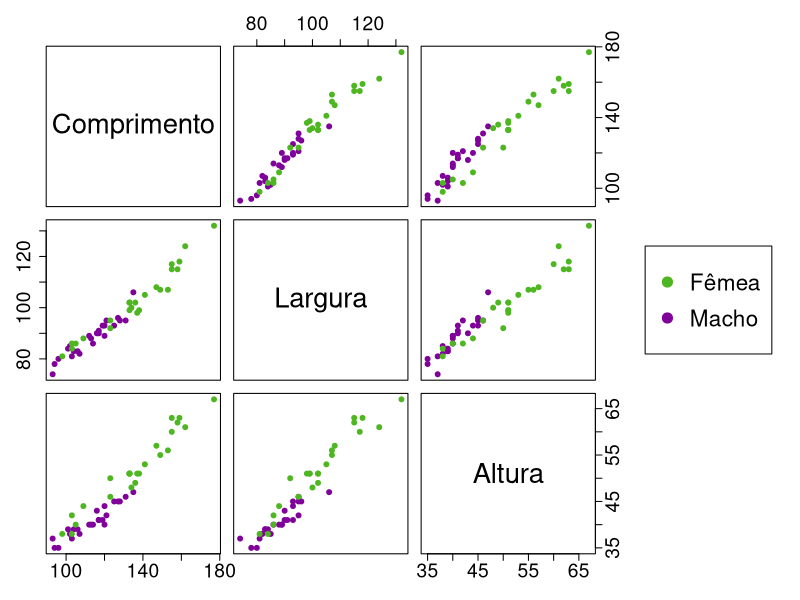
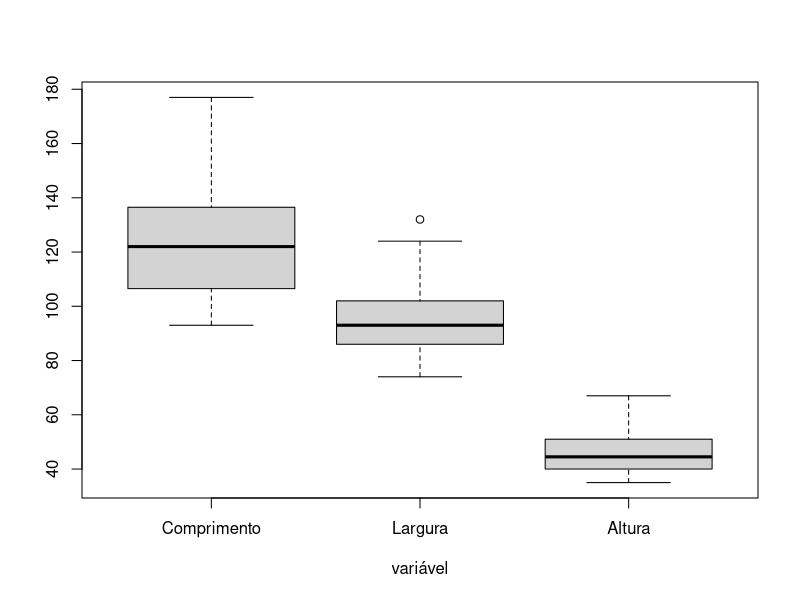
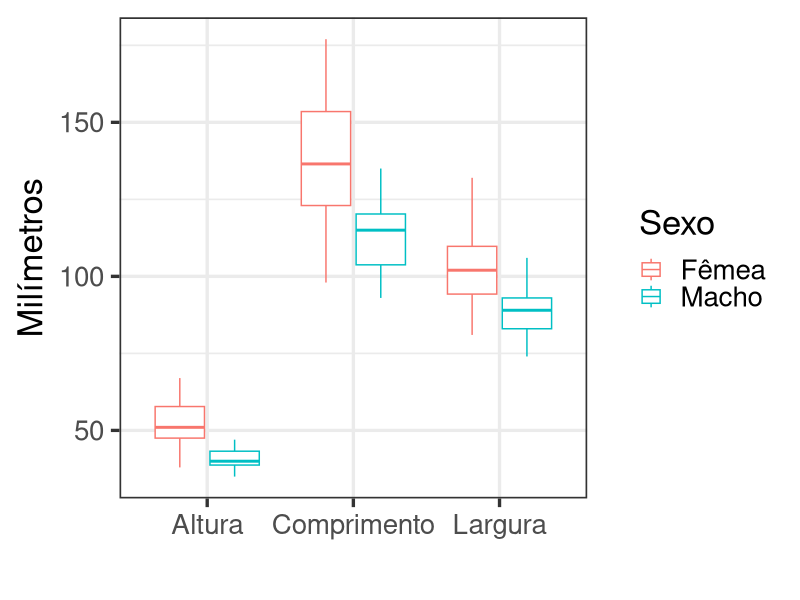
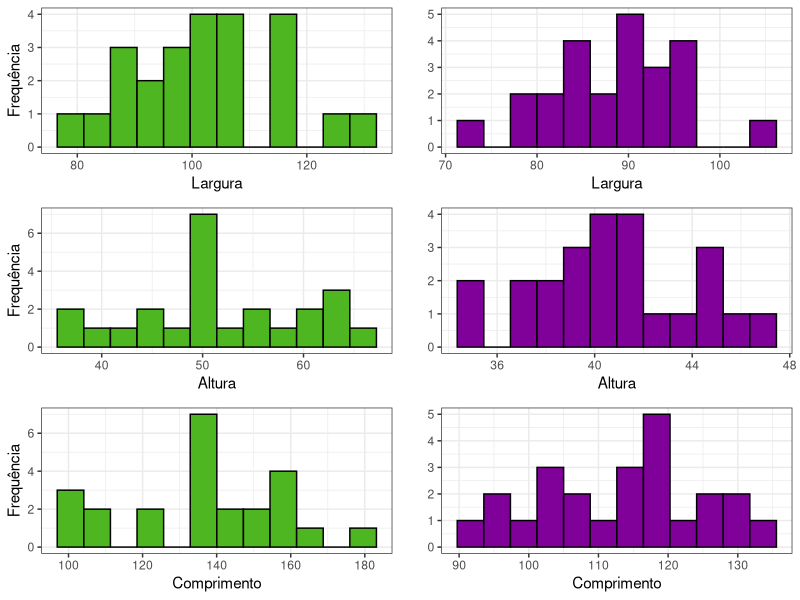
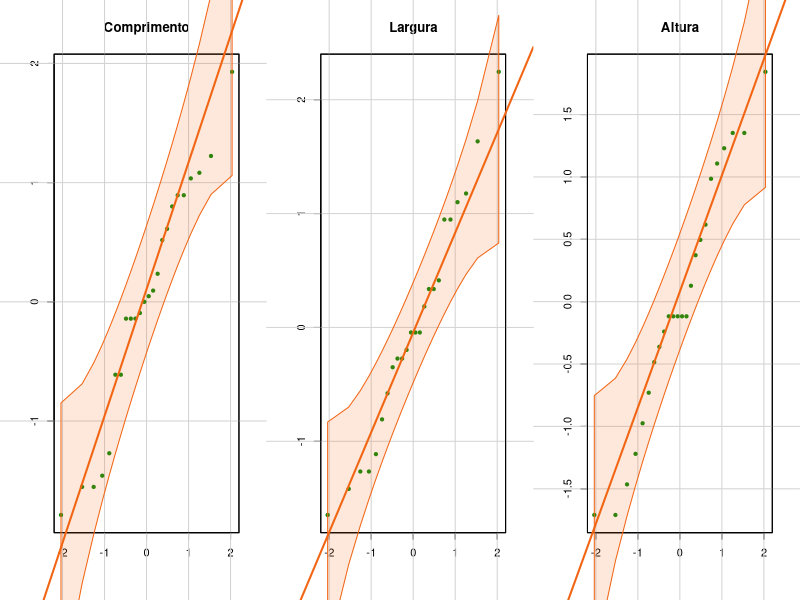
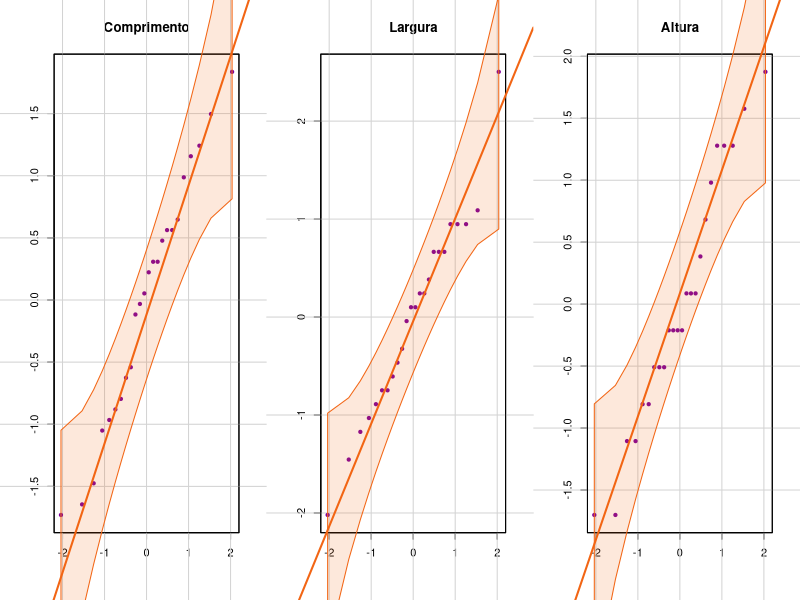
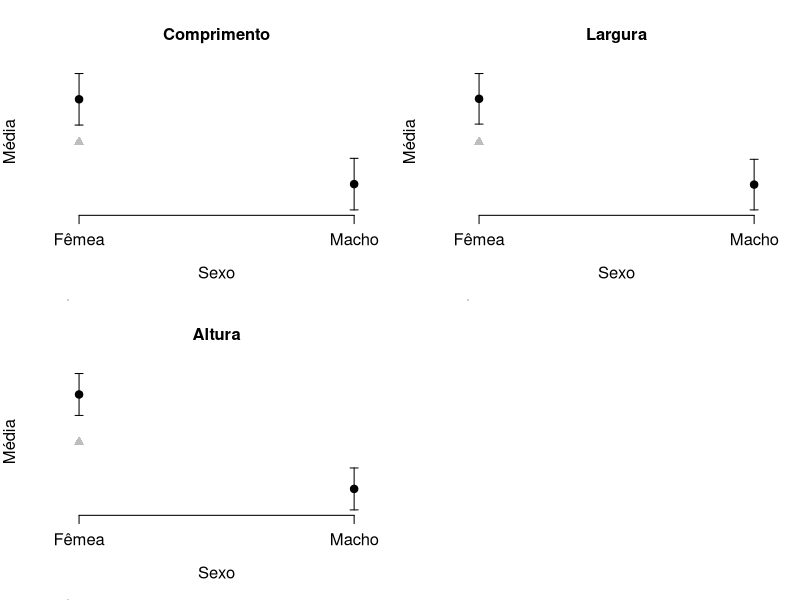
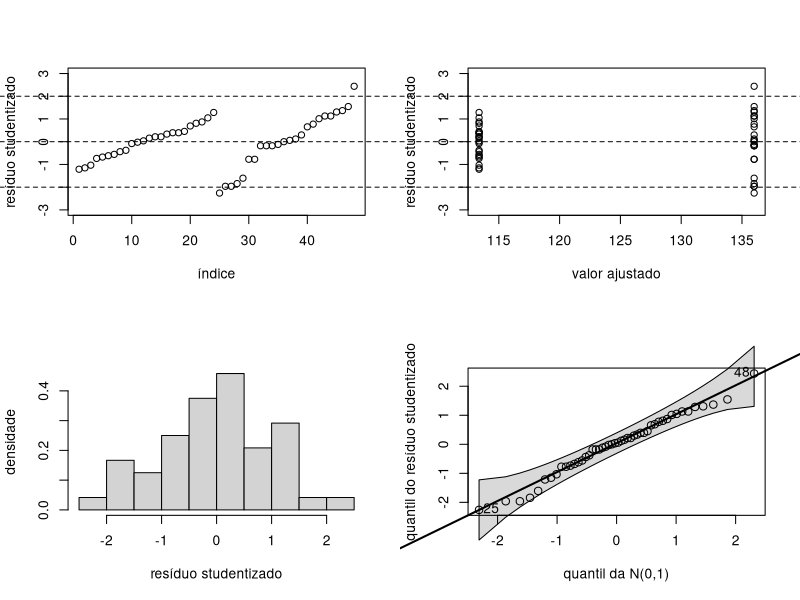

Write the R code that produced these figures, in order.
library(tidyverse)
library(grid)
library(gridExtra)
library(car)
library(plotrix)

# Leitura dos dados
tartarugas <- read_csv("dados/tartarugas.csv")

# Transformando em factor
tartarugas$sex <- as.factor(tartarugas$sex)

# Mudando nomes das colunas
colnames(tartarugas) <- c("Comprimento", "Largura", "Altura", "Sexo")

################################################################################
############################# Analise Descritiva ###############################
################################################################################

# Variáveis sumárias
medados <-rbind(apply(tartarugas[1:3],2,mean),
                apply(tartarugas[1:3],2,var),
                apply(tartarugas[1:3],2,sd),
                100*apply(tartarugas[1:3],2,sd)/apply(tartarugas[1:3],2,mean),
                apply(tartarugas[1:3],2,min),
                apply(tartarugas[1:3],2,quantile,0.5),
                apply(tartarugas[1:3],2,max))
                
rownames(medados)<-c("Média","Var.","DP","CV(%)","Mínimo","Mediana","Máximo")
    
round(medados,2)

# Sumarias do grupo macho
round(rbind(apply(tartarugas[tartarugas[4]=="Macho",-4],2,mean),
            apply(tartarugas[tartarugas[4]=="Macho",-4],2,var),
            apply(tartarugas[tartarugas[4]=="Macho",-4],2,sd),
            100*apply(tartarugas[tartarugas[4]=="Macho",-4],2,sd)/
              apply(tartarugas[tartarugas[4]=="Macho",-4],2,mean),
            apply(tartarugas[tartarugas[4]=="Macho",-4],2,min),
            apply(tartarugas[tartarugas[4]=="Macho",-4],2,quantile,0.5),
            apply(tartarugas[tartarugas[4]=="Macho",-4],2,max)),2)

#Sumarias do grupo femêa
round(rbind(apply(tartarugas[tartarugas[4]=="Fêmea",-4],2,mean),
            apply(tartarugas[tartarugas[4]=="Fêmea",-4],2,var),
            apply(tartarugas[tartarugas[4]=="Fêmea",-4],2,sd),
            100*apply(tartarugas[tartarugas[4]=="Fêmea",-4],2,sd)/
              apply(tartarugas[tartarugas[4]=="Fêmea",-4],2,mean),
            apply(tartarugas[tartarugas[4]=="Fêmea",-4],2,min),
            apply(tartarugas[tartarugas[4]=="Fêmea",-4],2,quantile,0.5),
            apply(tartarugas[tartarugas[4]=="Fêmea",-4],2,max)),2)

# Gráfico de dispersão
par(mfrow=c(1,1))
pairs(tartarugas[1:3],
      col = c("#4DB620", "#80009A")[tartarugas$Sexo],  # Mudar cor por grupo
      pch = 19,                                        # Mudar pontos
      labels = c("Comprimento", "Largura", "Altura"), 
      cex.labels = 2.5,
      cex.axis = 1.75,
      oma=c(3,3,3,15))
par(xpd = TRUE)
legend("right", col = c("#4DB620", "#80009A"),
       pch = c(19,19), legend = c("Fêmea","Macho"),
       cex = 1.35)

# Boxplot geral
par(mfrow=c(1,1))
boxplot(tartarugas[1:3],xlab="variável")

# Boxplot por sexo
tartarugas %>% gather("a", "b", -Sexo) %>%
  ggplot(aes(x=a, y=b, color=Sexo))+
  geom_boxplot()+
  labs(
    x = "",
    y = "Milímetros",
    color = "Sexo"
  ) +
  theme_bw(base_size = 25)

g_legend <- function(a.gplot){
  tmp <- ggplot_gtable(ggplot_build(a.gplot))
  leg <- which(sapply(tmp$grobs, function(x) x$name) == "guide-box")
  legend <- tmp$grobs[[leg]]
  return(legend)
}
p1 <- tartarugas %>% ggplot()+
  geom_histogram(aes(Largura, fill=Sexo), bins=12, col="black")+
  labs(y = "")+
  theme_bw()
mylegend<-g_legend(p1)

# Histogramas
grid.arrange(
  tartarugas %>% filter(Sexo == "Fêmea") %>%
    ggplot()+
    geom_histogram(aes(Largura), fill="#4DB620", bins=12, col="black")+
    labs(y = "Frequência")+
    theme_bw(), 
  tartarugas %>% filter(Sexo == "Macho") %>%
    ggplot()+
    geom_histogram(aes(Largura), fill="#80009A", bins=12, col="black")+
    labs(y = "")+
    theme_bw(),
  tartarugas %>% filter(Sexo == "Fêmea") %>%
    ggplot()+
    geom_histogram(aes(Altura), fill="#4DB620", bins=12, col="black")+
    labs(y = "Frequência")+
    theme_bw(),
  tartarugas %>% filter(Sexo == "Macho") %>%
    ggplot()+
    geom_histogram(aes(Altura), fill="#80009A", bins=12, col="black")+
    labs(y = "")+
    theme_bw(),
  tartarugas %>% filter(Sexo == "Fêmea")%>% 
    ggplot()+
    geom_histogram(aes(Comprimento), fill="#4DB620", bins=12, col="black")+
    labs(y = "Frequência")+
    theme_bw(),
  tartarugas %>% filter(Sexo == "Macho")%>% 
    ggplot()+
    geom_histogram(aes(Comprimento), fill="#80009A", bins=12, col="black")+
    labs(y = "")+
    theme_bw(),
  nrow=3, ncol=2
)

# Gráfico Q-Q
par(mfrow=c(1,3))
for(i in 1:3){
  qqPlot(scale((tartarugas %>% filter(Sexo == "Fêmea"))[i]),dist="norm", id=F,
         mean=0,sd=1,col.lines="#F26514",pch = 19, col="#108A0C", xlab = "",
         main=colnames((tartarugas %>% filter(Sexo == "Fêmea")))[i], ylab = "")
}

par(mfrow=c(1,3))
for(i in 1:3){
  qqPlot(scale((tartarugas %>% filter(Sexo == "Macho"))[i]),dist="norm", id=F,
         mean=0,sd=1,col.lines="#F26514",pch = 19, col="#80009A", xlab = "",
         main=colnames((tartarugas %>% filter(Sexo == "Fêmea")))[i], ylab = "")
}

################################################################################
############################## Analise Inferencial #############################
################################################################################

# definindo funções do prof. Caio

# m_X_completa: matriz de dados de todos os grupos
# v_grupos: vetor indicar de grupos
# v_n: vetor com tamanhos amostrais em cada grupo
# G: número de grupos

Box_teste_Igual_MCov<-function(m_X_completa,v_grupos,v_n,G)
{
  # v_grupos (1,2,3...)
  # m_X_completa : matriz de dados com todos os grupos
  grupo <- 1
  p<- ncol(m_X_completa)
  m_X_k <- m_X_completa[v_grupos==grupo,]
  Sigma_k <- cov(m_X_k)
  m_Sigma_completa <- cbind(grupo,Sigma_k)
  Sigma_P <- (v_n[grupo]-1)*Sigma_k # estimativa ponderada
  aux_k_1 <- (v_n[grupo] - 1)*log(det(Sigma_k))
  grupo <- grupo + 1
  for (i in 2:G)
  {
    m_X_k <- m_X_completa[v_grupos==grupo,] # pegar os dados referentes ao grupo i
    Sigma_k <- cov(m_X_k)
    m_Sigma_completa <- rbind(m_Sigma_completa,cbind(grupo,Sigma_k))
    Sigma_P <- Sigma_P + (v_n[grupo]-1)*Sigma_k # estimativa ponderada
    aux_k_1 <- aux_k_1 + (v_n[grupo] - 1)*log(det(Sigma_k))
    grupo <- grupo + 1
  }
  Sigma_P <- Sigma_P/(sum(v_n)-G)
  
  # Estatística de ajuste
  aux_u <- (sum(1/(v_n - 1)) - 
              (1/(sum(v_n - 1))))*(2*p^2 + 3*p - 1)/(6*(p+1)*(G-1))
  Q_B <-  (1 - aux_u)*(sum(v_n-1)*log(det(Sigma_P)) - aux_k_1)
  aux.v <- 0.5*p*(p+1)*(G-1)
  e_nd_QB <- 1 - pchisq(Q_B,aux.v)
  cat("Estatística do Teste: ", Q_B, "\n")
  cat("nível descritivo: ",e_nd_QB,"\n")
  cat("Matrizes de Covariâncias por grupo: \n")
  print(m_Sigma_completa)
  Sigma_P <-as.matrix(data.frame(Sigma_P))
  list(Sigma_P=Sigma_P)
} # fim fa função


# mY: matriz de dados
# fit_model: ajuste da função lm

mSigmareg <- function(mY,fit_model)
{
  mX <- as.matrix(model.matrix(fit_model))
  q <- ncol(mX)
  p<-ncol(mY)
  n <- nrow(mY)
  mB <- matrix(coef(fit_model),q,p)
  mSigma <- t(as.matrix(mY-mX%*%mB))%*%(as.matrix(mY-mX%*%mB))/(n-q)
  return(mSigma)
}

# mY: matriz de dados
# fit_model: ajuste da função lm
# gama: nível de confiança

estim_par_MRNLM <- function(mY,fit_model,gama)
  
{
  
  vbeta <- c(t(coef(fit_model)))
  mSigma<-mSigmareg(mY,fit_model)
  mX <-as.matrix(model.matrix(fit_model))
  n<-nrow(mX)
  q<-ncol(mX)
  mSigmabeta <- kronecker(solve(t(mX)%*%mX),mSigma)
  epbeta<-sqrt(diag(mSigmabeta))
  et <- qt(0.5*(1+gama),df=n-q)
  LIIC <- vbeta-et*epbeta
  LSIC <- vbeta+et*epbeta
  estt <- vbeta/epbeta
  pvalor <- 2*(1-pt(abs(estt),df=n-q))
  #
  mresult <- cbind(vbeta,epbeta,LIIC,LSIC,estt,pvalor)
  return(mresult)
  
  
}

# fit_model: ajuste da função manova
# m_Sigma_P: matriz de variâncias e covariâncias estimada via modelo
# p: número de variáveis
# q: número de parâmetros por variável
# m_C,m_U,m_M: matrizes de interesse

Teste_CBU_M<-function(fit_model,m_Sigma_P,p,q,m_C,m_U,m_M)
{
  m_B <- matrix(coef(fit_model),q,p)
  v_beta <- matrix(t(m_B))
  m_X <- model.matrix(fit_model)
  m_Ca <- kronecker(m_C,t(m_U))
  m_Ma <- matrix(t(m_M))
  v_theta <- m_Ca%*%v_beta - m_Ma
  m_Sigmabeta <- kronecker(solve(t(m_X)%*%m_X),m_Sigma_P)
  estat <- t(v_theta)%*%solve(m_Ca%*%(m_Sigmabeta)%*%t(m_Ca))%*%v_theta
  p_valor <- 1-pchisq(estat,df=nrow(m_C)*ncol(m_U))
  cat("Estatistica Qui-quadrado = ",round(estat,2),"\n")
  cat("pvalor = ",round(p_valor,4),"\n")
  cat("Matriz C :","\n")
  print(m_C)
  cat("Matriz U :","\n")
  print(m_U)
  cat("Matriz M :","\n")
  print(m_M)
}

###################################
# mY: matriz de dados
# mresult: resultado da função manova
# var: escolha da variável (1,2,..)
# typeresid:
# univariate (RS-veja slides)
# multivariate (RSM-veja slides)
# wplot:
# diagnostics: quatro gráficos
# envelope: gráfico de envelope

gen_graf_resid<-function(mY,mresult,var,typeresid,wplot)
{
  mresiduo <- mresult$residuals
  mbeta <- coef(mresult) 
  mX <- as.matrix(model.matrix(mresult))
  n <- nrow(mX)
  p <- ncol(mbeta)
  q <- nrow(mbeta)
  mSigma<-t(mY-mX%*%mbeta)%*%(mY-mX%*%mbeta)/(n-q)
  if (typeresid == "univariate")
  {
    auxres <- diag((diag(n) - mX%*%solve(t(mX)%*%mX)%*%t(mX)))
    mresiduo <- mresiduo/(sqrt((matrix(auxres,n,p))%*%diag(diag(mSigma))))
  }
  else if (typeresid == "multivariate")
  {
    mresiduo <- t(solve(t(chol(mSigma)))%*%t(mresiduo))
  }
  mfit <- fitted.values(mresult)
  #
  if (wplot == "diagnostics")
  {
    par(mfrow =c(2,2))
    plot(mresiduo[,var],
         ylim=c(min(-3,min(mresiduo[,var])),max(3,max(mresiduo[,var]))),
         xlab="índice",ylab="resíduo studentizado")
    abline(-2,0,lty=2)
    abline(2,0,lty=2)
    abline(0,0,lty=2)
    #
    plot(mfit[,var],mresiduo[,var],
         ylim=c(min(-3,min(mresiduo[,var])),max(3,max(mresiduo[,var]))),
         xlab="valor ajustado",ylab="resíduo studentizado")
    abline(-2,0,lty=2)
    abline(2,0,lty=2)
    abline(0,0,lty=2)
    #
    hist(mresiduo[,var],probability=TRUE,xlab="resíduo studentizado",
         main="",ylab="densidade")
    #
    qqPlot((mresiduo[,var]),dist="norm",mean=0,sd=1,col.lines=1,
           grid="FALSE",xlab="quantil da N(0,1)",
           ylab=paste("quantil do resíduo studentizado"),cex=1.2)
  }
  
  else if (wplot == "envelope")
  {
    par(mfrow =c(1,1))
    qqPlot((mresiduo[,var]),dist="norm",mean=0,sd=1,col.lines=1,
           grid="FALSE",xlab="quantil da N(0,1)",
           ylab=paste("quantil do resíduo studentizado"),cex=1.2)
  }
}

# mY: matriz de dados
# mresult: resultado da função manova

gen_graf_resid_quad_form<-function(mY,mresult)
{
  mresiduo <- mresult$residuals
  mbeta <- coef(mresult) 
  mX <- as.matrix(model.matrix(mresult))
  n <- nrow(mX)
  p <- ncol(mbeta)
  q <- nrow(mbeta)
  mSigma<-t(mY-mX%*%mbeta)%*%(mY-mX%*%mbeta)/(n-q)
  vmu<- apply(mresiduo,2,mean)
  #vresid <- n*apply(((mresiduo-vmu)*(mresiduo-vmu)%*%solve(mSigma)),1,sum)
  vresid <- n*mahalanobis(mresiduo,center=vmu,cov=mSigma)
  #vresid<- #(n-nvar)*vresid/((n-1)*n)
  nvar <- length(vmu)
  n <- length(vresid)
  #  qqPlot(vresid,dist="chisq",df=nvar,col.lines=1,grid="FALSE",xlab="quantil da distribuição qui-quadrado",ylab="quantil da forma quadrática",cex=1.2,id.cex=1.2)
  mX <- model.matrix(mresult)
  vresidA <- matrix(0,n,1)
  #mident <- diag(1,p)
  for (i in 1:n)
  {
    mXi <- rbind(mX[i,])
    mYi <- rbind(mY[i,])
    Ai <- 1 - mXi%*%solve(t(mX)%*%mX)%*%t(mXi)
    vresidA[i] <- (Ai^(-2))*mYi%*%solve(mSigma)%*%t(mYi)
  }
  par(mfrow =c(1,1))
  qqPlot(vresidA,dist="chisq",df=nvar,col.lines=1,grid="FALSE",
         xlab="quantil da distribuição qui-quadrado",
         ylab="quantil da forma quadrática",cex=1.2)
  
}  


###################################
# Análise de variância Multivariada

#p=3
#G<-2

# Teste de iguldade das matrizes de covariância
m_Sigma_P<-Box_teste_Igual_MCov(tartarugas[-4],
                                cbind(as.numeric(unlist(tartarugas$Sexo))),
                                rbind(24,24), 2)$Sigma_P
#

# Comparação dos vetores de médias
fit_model <- manova(as.matrix(tartarugas[-4]) ~ tartarugas$Sexo)
summary.manova(fit_model,test="Wilks")
summary.manova(fit_model,test="Pillai")
summary.manova(fit_model,test="Hotelling-Lawley")
summary.manova(fit_model,test="Roy")

summary.aov(fit_model)
fit_modelLM <- lm(as.matrix(tartarugas[-4]) ~ tartarugas$Sexo)
summary(fit_modelLM)

# Matriz de variâncias e covariâncias via modelo
mSigmareg(tartarugas[-4],fit_modelLM)

# Estimativa dos parâmetros
estim_par_MRNLM(tartarugas[-4],fit_modelLM,0.95)


########################
# Comparações múltiplas

# Variável Comprimento
Teste_CBU_M(fit_model,m_Sigma_P,p = 3,q = 2, 
            m_C = cbind(0,1), m_U = rbind(1,0,0) ,m_M = 0)

# Variável Largura
Teste_CBU_M(fit_model,m_Sigma_P,p = 3,q = 2,
            m_C = cbind(0,1),m_U = rbind(0,1,0), m_M = 0)
#
# Variável Altura
Teste_CBU_M(fit_model,m_Sigma_P,p = 3,q = 2,
            m_C = cbind(0,1),m_U = rbind(0,0,1), m_M = 0)

# Médias preditas pelo modelo
m_B <- matrix(coef(fit_model),2,3)
v_beta <- matrix(t(m_B))
m_X <- model.matrix(fit_model)
m_Sigmabeta <- kronecker(solve(t(m_X)%*%m_X),m_Sigma_P)
# Comprimento
m_mu_comp <- rbind(rbind(c(1, rep(0,5))),
                   rbind(c(1, 0, 0, 1, 0, 0)))
m_pre_comp <- m_mu_comp%*%v_beta
m_ep_comp <-  sqrt(diag(m_mu_comp%*%m_Sigmabeta%*%t(m_mu_comp)))
m_IC_comp <- cbind(m_pre_comp-1.96*m_ep_comp,m_pre_comp+1.96*m_ep_comp)
# Largura
m_mu_lag <- rbind(rbind(c(0, 1, rep(0,4))),
                  rbind(c(0, 1, 0, 0, 1, 0)))
m_pre_lag <- m_mu_lag%*%v_beta
m_ep_lag <-  sqrt(diag(m_mu_lag%*%m_Sigmabeta%*%t(m_mu_lag)))
m_IC_lag <- cbind(m_pre_lag-1.96*m_ep_lag,m_pre_lag+1.96*m_ep_lag)
# Altura
m_mu_alt <- rbind(rbind(c(0, 0, 1, 0, 0, 0)),
                  rbind(c(0, 0, 1, 0, 0, 1)))
m_pre_alt <- m_mu_alt%*%v_beta
m_ep_alt <-  sqrt(diag(m_mu_alt%*%m_Sigmabeta%*%t(m_mu_alt)))
m_IC_alt <- cbind(m_pre_alt-1.96*m_ep_alt,m_pre_alt+1.96*m_ep_alt)

#
par(mfrow=c(2,2))
plotCI(m_pre_comp,ui=m_IC_comp[,2],li=m_IC_comp[,1],axes=FALSE,xlab="Sexo",
       ylab="Média",pch=19,cex=1.2,cex.lab=1.2,cex.axis=1.2,main="Comprimento")
lines(mean(tartarugas$Comprimento),pch=17,col="gray",cex=1.2,type="p")
axis(2,seq(4,7,0.2),cex.axis=1.2)
axis(1,1:2,c("Fêmea","Macho"),cex.axis=1.2)
#
plotCI(m_pre_lag,ui=m_IC_lag[,2],li=m_IC_lag[,1],axes=FALSE,xlab="Sexo",
       ylab="Média",pch=19,cex=1.2,cex.lab=1.2,cex.axis=1.2,main="Largura")
lines(mean(tartarugas$Largura),pch=17,col="gray",cex=1.2,type="p")
axis(2,seq(2,4,0.2),cex.axis=1.2)
axis(1,1:2,c("Fêmea","Macho"),cex.axis=1.2)
#
plotCI(m_pre_alt,ui=m_IC_alt[,2],li=m_IC_alt[,1],axes=FALSE,xlab="Sexo",
       ylab="Média",pch=19,cex=1.2,cex.lab=1.2,cex.axis=1.2,main="Altura")
lines(mean(tartarugas$Altura),pch=17,col="gray",cex=1.2,type="p")
axis(2,seq(1,6,0.2),cex.axis=1.2)
axis(1,1:2,c("Fêmea","Macho"),cex.axis=1.2)


# Resíduos univariados


# Comprimento
gen_graf_resid(as.matrix(tartarugas[-4]),fit_model, 1,
               "univariate","diagnostics")

# Largura
gen_graf_resid(as.matrix(tartarugas[-4]),fit_model, 2,
               "univariate","diagnostics")

# Altura
gen_graf_resid(as.matrix(tartarugas[-4]),fit_model, 3,
               "univariate","diagnostics")


# Zoom nos envelopes

# Comprimento
gen_graf_resid(as.matrix(tartarugas[-4]),fit_model, 1,
               "univariate","envelope")

# Largura
gen_graf_resid(as.matrix(tartarugas[-4]),fit_model, 2,
               "univariate","envelope")

# Altura
gen_graf_resid(as.matrix(tartarugas[-4]),fit_model, 3,
               "univariate","envelope")


# Resíduos multivariados


# Comprimento
gen_graf_resid(as.matrix(tartarugas[-4]),fit_model, 1,
               "multivariate","diagnostics")

# Largura
gen_graf_resid(as.matrix(tartarugas[-4]),fit_model, 2,
               "multivariate","diagnostics")

# Altura
gen_graf_resid(as.matrix(tartarugas[-4]),fit_model, 3,
               "multivariate","diagnostics")



# Comprimento
gen_graf_resid(as.matrix(tartarugas[-4]),fit_model, 1,
               "multivariate","envelope")

# Largura
gen_graf_resid(as.matrix(tartarugas[-4]),fit_model, 2,
               "multivariate","envelope")

# Altura
gen_graf_resid(as.matrix(tartarugas[-4]),fit_model, 3,
               "multivariate","envelope")



# Resíduo baseado na distância Mahalanobis
gen_graf_resid_quad_form(as.matrix(tartarugas[-4]),fit_model)
